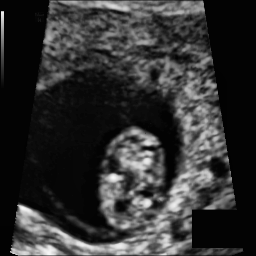
#> input picture data/processed/images/train/000_HC.png, 256 x 256 px, given as the content of the folder D:/MaternaVision/data/raw/training_set, which was not available
$ jupyter execute --allow-errors 02_Preprocessing.ipynb   (text cells are left out)
#> lines starting #> are read from the running program, lines starting #| are printed output that depends on the picture; after the words box and inside, x2 and y2 are one past the last pixel; in counts of white or black regions, pixels touching at a corner belong together; pictures that were not available may be replaced by others from this repository, and a replacement may not be noted
[cell 1]
import os
import cv2
import numpy as np
import pandas as pd
import matplotlib.pyplot as plt
from pathlib import Path
from tqdm import tqdm
import json
import shutil

print("All imports successful!")

[cell 2]
# Paths
BASE_DIR      = Path("D:/MaternaVision")
RAW_DIR       = BASE_DIR / "data" / "raw"
PROCESSED_DIR = BASE_DIR / "data" / "processed"
TRAIN_DIR     = RAW_DIR  / "training_set"
TEST_DIR      = RAW_DIR  / "test_set"
TRAIN_CSV     = RAW_DIR  / "training_set_pixel_size_and_HC.csv"
TEST_CSV      = RAW_DIR  / "test_set_pixel_size.csv"

# Target image size
IMAGE_SIZE = 256

# Create processed folders
(PROCESSED_DIR / "images" / "train").mkdir(parents=True, exist_ok=True)
(PROCESSED_DIR / "images" / "val").mkdir(parents=True, exist_ok=True)
(PROCESSED_DIR / "images" / "test").mkdir(parents=True, exist_ok=True)
(PROCESSED_DIR / "masks"  / "train").mkdir(parents=True, exist_ok=True)
(PROCESSED_DIR / "masks"  / "val").mkdir(parents=True, exist_ok=True)
(PROCESSED_DIR / "landmarks").mkdir(parents=True, exist_ok=True)

print("All folders created!")
print(f"Processing images to size: {IMAGE_SIZE}x{IMAGE_SIZE}")

#> (a cell that did not finish here is left out)

[cell 4]
def apply_clahe(image):

    clahe = cv2.createCLAHE(
        clipLimit=2.0,
        tileGridSize=(8, 8)
    )
    return clahe.apply(image)


# Test CLAHE on one image
sample_path = list(TRAIN_DIR.glob("*_HC.png"))[0]
sample_img  = cv2.imread(str(sample_path), cv2.IMREAD_GRAYSCALE)
#> sample_img is the input picture: shape (256, 256); min 2, max 249, mean 50.1
clahe_img   = apply_clahe(sample_img)
#> in apply_clahe, `return clahe.apply(image)`:
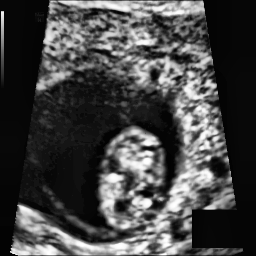
#> returned value: shape (256, 256); min 0, max 255, mean 69.3

fig, axes = plt.subplots(1, 2, figsize=(12, 5))
axes[0].imshow(sample_img,  cmap='gray')
axes[0].set_title('Original Image', fontsize=13)
axes[0].axis('off')
axes[1].imshow(clahe_img, cmap='gray')
axes[1].set_title('After CLAHE', fontsize=13)
axes[1].axis('off')
plt.tight_layout()
plt.savefig('clahe_comparison.png', dpi=150, bbox_inches='tight')
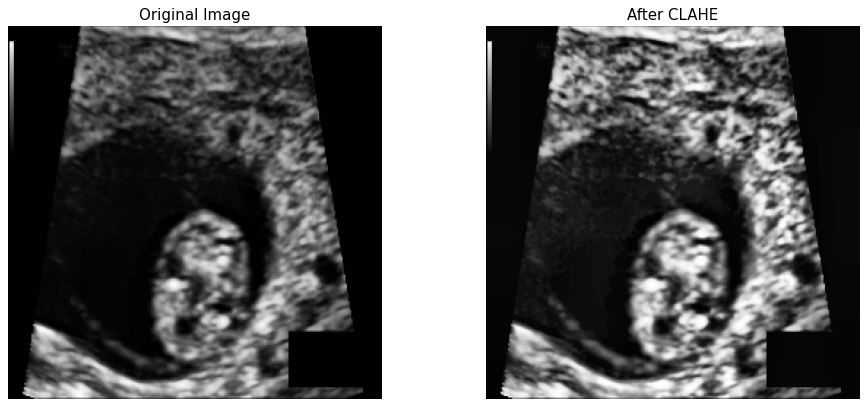
#> figure drawn by matplotlib, 2 panels
plt.show()
print("CLAHE working correctly!")

[cell 5]
def resize_image(image, target_size=256):
    """Resize image to target size."""
    return cv2.resize(
        image,
        (target_size, target_size),
        interpolation=cv2.INTER_LINEAR
    )


# [26 lines left out: functions resize_mask, scale_landmarks, not called in this run]


# Test resize
resized = resize_image(sample_img, IMAGE_SIZE)
print(f"Original size : {sample_img.shape}")
#| Original size : (256, 256)
print(f"Resized size  : {resized.shape}")
#| Resized size  : (256, 256)

[cell 6]
def extract_ellipse(mask_path):

#> called with mask_path = '_only/000_HC_Annotation.png'
    mask = cv2.imread(str(mask_path), cv2.IMREAD_GRAYSCALE)
    if mask is None:
        return None

    _, binary = cv2.threshold(mask, 127, 255, cv2.THRESH_BINARY)
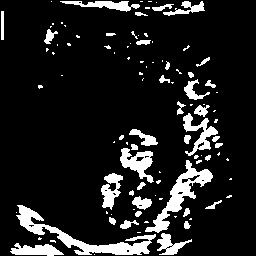
#> binary: shape (256, 256); 12.1% white; 102 white regions (64 under 20 px)

    contours, _ = cv2.findContours(
        binary,
        cv2.RETR_EXTERNAL,
        cv2.CHAIN_APPROX_SIMPLE
    )
#> contours = 102 contours, 70 with area under 20; largest, box (x1, y1, x2, y2) and area: (16, 205, 156, 255) 1362, (145, 160, 213, 233) 1090, (120, 148, 154, 183) 534, (183, 113, 218, 156) 458, (10, 243, 64, 256) 378

    if not contours:
        return None

    largest = max(contours, key=cv2.contourArea)
#> largest = contour of 213 points, box (x1, y1, x2, y2) (16, 205, 156, 255), area 1362

    if len(largest) < 5:
        return None

    ellipse = cv2.fitEllipse(largest)
#> ellipse = ((86.82, 224.6), (48.94, 125.1), 104.4)
    center, axes, angle = ellipse
#> center = (86.82, 224.6); axes = (48.94, 125.1); angle = 104.4

    return {
        'center_x': center[0],
        'center_y': center[1],
        'axis_a'  : axes[0] / 2,
        'axis_b'  : axes[1] / 2,
        'angle'   : angle
    }


# Test
sample_mask_path = str(sample_path).replace(
    "_HC.png", "_HC_Annotation.png"
)
ellipse = extract_ellipse(sample_mask_path)
#> ellipse = {'center_x': 86.82, 'center_y': 224.6, 'axis_a': 24.47, 'axis_b': 62.56, 'angle': 104.4}
print("Ellipse extracted:")
print(f"  Center : ({ellipse['center_x']:.1f}, {ellipse['center_y']:.1f})")
#|   Center : (86.8, 224.6)
print(f"  Axis A : {ellipse['axis_a']:.1f} px")
#|   Axis A : 24.5 px
print(f"  Axis B : {ellipse['axis_b']:.1f} px")
#|   Axis B : 62.6 px
print(f"  Angle  : {ellipse['angle']:.1f} degrees")
#|   Angle  : 104.4 degrees

[cell 7]
def extract_landmarks(ellipse):
    """
    Extract 4 landmark points from ellipse:
    - BPD point 1 and 2 (minor axis endpoints)
    - OFD point 1 and 2 (major axis endpoints)
    """
    if ellipse is None:
        return None

    cx    = ellipse['center_x']
#> cx = 86.82
    cy    = ellipse['center_y']
#> cy = 224.6
    a     = ellipse['axis_a']
#> a = 24.47
    b     = ellipse['axis_b']
#> b = 62.56
    angle = np.radians(ellipse['angle'])
#> angle = 1.82

    cos_a = np.cos(angle)
#> cos_a = -0.249
    sin_a = np.sin(angle)
#> sin_a = 0.969

    # BPD — minor axis endpoints
    bpd_x1 = cx + a * (-sin_a)
#> bpd_x1 = 63.11
    bpd_y1 = cy + a * cos_a
#> bpd_y1 = 218.5
    bpd_x2 = cx - a * (-sin_a)
#> bpd_x2 = 110.5
    bpd_y2 = cy - a * cos_a
#> bpd_y2 = 230.7

    # OFD — major axis endpoints
    ofd_x1 = cx + b * cos_a
#> ofd_x1 = 71.24
    ofd_y1 = cy + b * sin_a
#> ofd_y1 = 285.2
    ofd_x2 = cx - b * cos_a
#> ofd_x2 = 102.4
    ofd_y2 = cy - b * sin_a
#> ofd_y2 = 164.1

    return {
        'bpd_x1': round(bpd_x1, 4),
        'bpd_y1': round(bpd_y1, 4),
        'bpd_x2': round(bpd_x2, 4),
        'bpd_y2': round(bpd_y2, 4),
        'ofd_x1': round(ofd_x1, 4),
        'ofd_y1': round(ofd_y1, 4),
        'ofd_x2': round(ofd_x2, 4),
        'ofd_y2': round(ofd_y2, 4),
    }


# Test
landmarks = extract_landmarks(ellipse)
#> landmarks = {'bpd_x1': 63.11, 'bpd_y1': 218.5, 'bpd_x2': 110.5, 'bpd_y2': 230.7, 'ofd_x1': 71.24, 'ofd_y1': 285.2, 'ofd_x2': 102.4, 'ofd_y2': 164.1}
print("Landmarks extracted:")
for k, v in landmarks.items():
    print(f"  {k} : {v}")
#> this loop made 8 passes
#> (k, v) on passes 1 to 8: ('bpd_x1', 63.11), ('bpd_y1', 218.5), ('bpd_x2', 110.5), ('bpd_y2', 230.7), ('ofd_x1', 71.24), ('ofd_y1', 285.2), ('ofd_x2', 102.4), ('ofd_y2', 164.1)
#|   bpd_x1 : 63.1149
#|   bpd_y1 : 218.5483
#|   bpd_x2 : 110.5153
#|   bpd_y2 : 230.7336
#|   ofd_x1 : 71.2394
#|   ofd_y1 : 285.2297
#|   ofd_x2 : 102.3908
#|   ofd_y2 : 164.0522

$ run again, on data/processed/images/train/020_HC.png
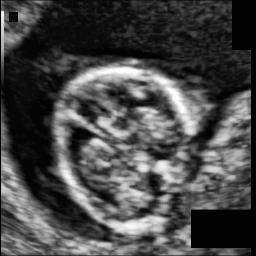
#> input picture data/processed/images/train/020_HC.png, 256 x 256 px, given as the content of the folder D:/MaternaVision/data/raw/training_set, which was not available
#> sample_img is the input picture: shape (256, 256); min 2, max 254, mean 72.5
#> in apply_clahe, `return clahe.apply(image)`:
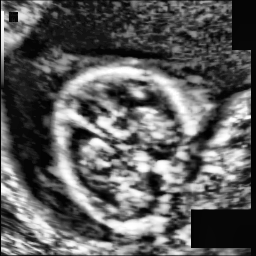
#> returned value: shape (256, 256); min 0, max 255, mean 93.1
#| Original size : (256, 256)
#| Resized size  : (256, 256)
#> in extract_ellipse, `_, binary = cv2.threshold(mask, 127, 255, cv2.THRESH_BINARY)`:
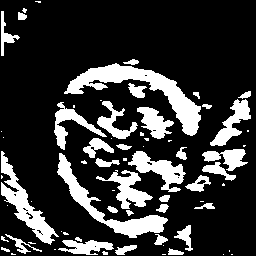
#> binary: shape (256, 256); 21.2% white; 69 white regions (32 under 20 px)
#> contours = 69 contours, 37 with area under 20; largest, box (x1, y1, x2, y2) and area: (64, 63, 201, 136) 2388, (57, 153, 168, 238) 1572, (1, 151, 59, 245) 1292, (128, 151, 186, 192) 872, (96, 170, 153, 209) 710
#> largest = contour of 220 points, box (x1, y1, x2, y2) (64, 63, 201, 136), area 2388
#> in extract_ellipse, `ellipse = cv2.fitEllipse(largest)`: ellipse = ((133.6, 106.9), (72.52, 125.6), 103.7)
#> in extract_ellipse, `center, axes, angle = ellipse`: center = (133.6, 106.9); axes = (72.52, 125.6); angle = 103.7
#> `ellipse = extract_ellipse(sample_mask_path)`: ellipse = {'center_x': 133.6, 'center_y': 106.9, 'axis_a': 36.26, 'axis_b': 62.82, 'angle': 103.7}
#|   Center : (133.6, 106.9)
#|   Axis A : 36.3 px
#|   Axis B : 62.8 px
#|   Angle  : 103.7 degrees
#> cx = 133.6
#> cy = 106.9
#> a = 36.26
#> b = 62.82
#> in extract_landmarks, `angle = np.radians(ellipse['angle'])`: angle = 1.81
#> cos_a = -0.237
#> sin_a = 0.972
#> bpd_x1 = 98.34
#> bpd_y1 = 98.3
#> bpd_x2 = 168.8
#> bpd_y2 = 115.5
#> ofd_x1 = 118.7
#> ofd_y1 = 167.9
#> ofd_x2 = 148.4
#> ofd_y2 = 45.86
#> landmarks = {'bpd_x1': 98.34, 'bpd_y1': 98.3, 'bpd_x2': 168.8, 'bpd_y2': 115.5, 'ofd_x1': 118.7, 'ofd_y1': 167.9, 'ofd_x2': 148.4, 'ofd_y2': 45.86}
#> the loop `for k, v in landmarks.items():` made 8 passes
#> (k, v) on passes 1 to 8: ('bpd_x1', 98.34), ('bpd_y1', 98.3), ('bpd_x2', 168.8), ('bpd_y2', 115.5), ('ofd_x1', 118.7), ('ofd_y1', 167.9), ('ofd_x2', 148.4), ('ofd_y2', 45.86)
#> (printed output is left out)

$ run again, on data/processed/images/train/024_HC.png
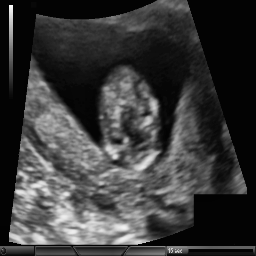
#> input picture data/processed/images/train/024_HC.png, 256 x 256 px, given as the content of the folder D:/MaternaVision/data/raw/training_set, which was not available
#> sample_img is the input picture: shape (256, 256); min 2, max 253, mean 58.2
#> in apply_clahe, `return clahe.apply(image)`:
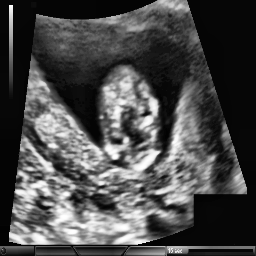
#> returned value: shape (256, 256); min 2, max 255, mean 74.8
#| Original size : (256, 256)
#| Resized size  : (256, 256)
#> in extract_ellipse, `_, binary = cv2.threshold(mask, 127, 255, cv2.THRESH_BINARY)`:
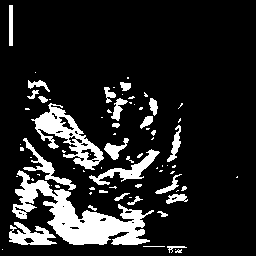
#> binary: shape (256, 256); 14.4% white; 77 white regions (47 under 20 px)
#> contours = 76 contours, 53 with area under 20; largest, box (x1, y1, x2, y2) and area: (12, 170, 154, 245) 3561, (31, 103, 104, 170) 1680, (9, 222, 57, 245) 546, (89, 149, 160, 185) 539, (23, 138, 76, 190) 380
#> largest = contour of 375 points, box (x1, y1, x2, y2) (12, 170, 154, 245), area 3561
#> in extract_ellipse, `ellipse = cv2.fitEllipse(largest)`: ellipse = ((80.77, 211.8), (59.87, 126.4), 106.5)
#> in extract_ellipse, `center, axes, angle = ellipse`: center = (80.77, 211.8); axes = (59.87, 126.4); angle = 106.5
#> `ellipse = extract_ellipse(sample_mask_path)`: ellipse = {'center_x': 80.77, 'center_y': 211.8, 'axis_a': 29.94, 'axis_b': 63.19, 'angle': 106.5}
#|   Center : (80.8, 211.8)
#|   Axis A : 29.9 px
#|   Axis B : 63.2 px
#|   Angle  : 106.5 degrees
#> cx = 80.77
#> cy = 211.8
#> a = 29.94
#> b = 63.19
#> in extract_landmarks, `angle = np.radians(ellipse['angle'])`: angle = 1.86
#> cos_a = -0.284
#> sin_a = 0.959
#> bpd_x1 = 52.07
#> bpd_y1 = 203.3
#> bpd_x2 = 109.5
#> bpd_y2 = 220.3
#> ofd_x1 = 62.81
#> ofd_y1 = 272.4
#> ofd_x2 = 98.72
#> ofd_y2 = 151.2
#> landmarks = {'bpd_x1': 52.07, 'bpd_y1': 203.3, 'bpd_x2': 109.5, 'bpd_y2': 220.3, 'ofd_x1': 62.81, 'ofd_y1': 272.4, 'ofd_x2': 98.72, 'ofd_y2': 151.2}
#> the loop `for k, v in landmarks.items():` made 8 passes
#> (k, v) on passes 1 to 8: ('bpd_x1', 52.07), ('bpd_y1', 203.3), ('bpd_x2', 109.5), ('bpd_y2', 220.3), ('ofd_x1', 62.81), ('ofd_y1', 272.4), ('ofd_x2', 98.72), ('ofd_y2', 151.2)
#> (printed output is left out)

$ run again, on data/processed/images/train/025_HC.png
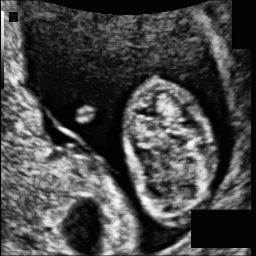
#> input picture data/processed/images/train/025_HC.png, 256 x 256 px, given as the content of the folder D:/MaternaVision/data/raw/training_set, which was not available
#> sample_img is the input picture: shape (256, 256); min 2, max 253, mean 71.5
#> in apply_clahe, `return clahe.apply(image)`:
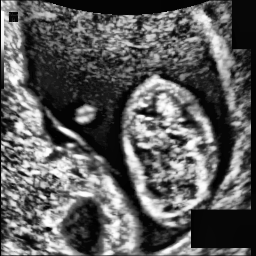
#> returned value: shape (256, 256); min 1, max 255, mean 92.7
#| Original size : (256, 256)
#| Resized size  : (256, 256)
#> in extract_ellipse, `_, binary = cv2.threshold(mask, 127, 255, cv2.THRESH_BINARY)`:
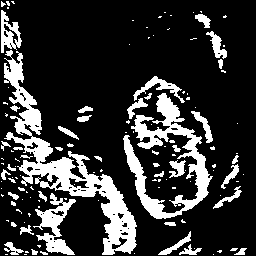
#> binary: shape (256, 256); 20.6% white; 129 white regions (90 under 20 px)
#> contours = 128 contours, 98 with area under 20; largest, box (x1, y1, x2, y2) and area: (4, 50, 137, 255) 5072, (123, 93, 213, 219) 2880, (33, 193, 76, 255) 915, (1, 10, 22, 53) 468, (133, 76, 185, 103) 288
#> largest = contour of 731 points, box (x1, y1, x2, y2) (4, 50, 137, 255), area 5072
#> in extract_ellipse, `ellipse = cv2.fitEllipse(largest)`: ellipse = ((61.55, 157.6), (71.28, 207.4), 152.2)
#> in extract_ellipse, `center, axes, angle = ellipse`: center = (61.55, 157.6); axes = (71.28, 207.4); angle = 152.2
#> `ellipse = extract_ellipse(sample_mask_path)`: ellipse = {'center_x': 61.55, 'center_y': 157.6, 'axis_a': 35.64, 'axis_b': 103.7, 'angle': 152.2}
#|   Center : (61.6, 157.6)
#|   Axis A : 35.6 px
#|   Axis B : 103.7 px
#|   Angle  : 152.2 degrees
#> cx = 61.55
#> cy = 157.6
#> a = 35.64
#> b = 103.7
#> in extract_landmarks, `angle = np.radians(ellipse['angle'])`: angle = 2.66
#> cos_a = -0.885
#> sin_a = 0.466
#> bpd_x1 = 44.95
#> bpd_y1 = 126.1
#> bpd_x2 = 78.15
#> bpd_y2 = 189.2
#> ofd_x1 = -30.2
#> ofd_y1 = 205.9
#> ofd_x2 = 153.3
#> ofd_y2 = 109.3
#> landmarks = {'bpd_x1': 44.95, 'bpd_y1': 126.1, 'bpd_x2': 78.15, 'bpd_y2': 189.2, 'ofd_x1': -30.2, 'ofd_y1': 205.9, 'ofd_x2': 153.3, 'ofd_y2': 109.3}
#> the loop `for k, v in landmarks.items():` made 8 passes
#> (k, v) on passes 1 to 8: ('bpd_x1', 44.95), ('bpd_y1', 126.1), ('bpd_x2', 78.15), ('bpd_y2', 189.2), ('ofd_x1', -30.2), ('ofd_y1', 205.9), ('ofd_x2', 153.3), ('ofd_y2', 109.3)
#> (printed output is left out)
